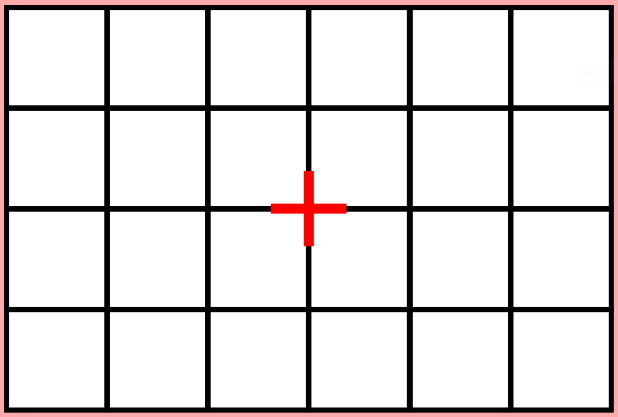
#> input picture baseimg.jpeg, 618 x 417 px, given in place of the camera
$ python main.py
#> lines starting #> are read from the running program, lines starting #| are printed output that depends on the picture; after the words box and inside, x2 and y2 are one past the last pixel; in counts of white or black regions, pixels touching at a corner belong together; long printed decimals are rounded
### tools/filters.py
import cv2


# [11 lines left out: function adjust_brightness, not called in this run]


def adjust_contrast(input_img, contrast):
    f = 131 * (contrast + 127) / (127 * (131 - contrast))
    alpha_c = f
    gamma_c = 127 * (1 - f)

    return cv2.addWeighted(input_img, alpha_c, input_img, 0, gamma_c)


def bright_contrast(input_img, brightness=0, contrast=0):
    """
    Apply brightness and contrast adjustments to an input image.

    Args:
        input_img: The input image to be processed.
        brightness: The brightness adjustment value. Defaults to 0.
        contrast: The contrast adjustment value. Defaults to 0.

    Returns:
        The processed image with brightness and contrast adjustments applied.
    """
    buf = input_img.copy()

    if brightness != 0:
        buf = adjust_brightness(buf, brightness)

    if contrast != 0:
        buf = adjust_contrast(buf, contrast)

    return buf


def histogram_adp(img, cllimit=1.0, gridsize=(6, 6)):
    """
    Adaptive histogram equalization for brightness channel only (Y)

    Args:
        img: Input image.
        cllimit: Clip limit for contrast limiting.
        gridsize: Size of grid for histogram equalization.

    Returns:
        Equalized image.
    """

    # Adaptive histogram equalization
    # https://en.wikipedia.org/wiki/Adaptive_histogram_equalization

    clahe = cv2.createCLAHE(clipLimit=cllimit, tileGridSize=gridsize)
    img_yuv = cv2.cvtColor(img, cv2.COLOR_BGR2YUV)  # convert to YUV
    img_yuv[:, :, 0] = clahe.apply(img_yuv[:, :, 0])  # equalize the Y channel
    img = cv2.cvtColor(img_yuv, cv2.COLOR_YUV2BGR)  # convert to BGR
    return img

### tools/processtool.py
from math import sqrt

import cv2
import numpy as np


def mask_by_color(img, ranges):
    """
    Generate a mask for an image based on color ranges.

    Parameters:
    - img (numpy.ndarray): The image to mask
    - ranges (list/tuple/numpy.ndarray): Color ranges for masking

    Returns:
    - numpy.ndarray: The resulting mask

    This function converts the image to HSV for color masking. Supports both color and grayscale images.
    """
    if not isinstance(ranges, list):
        ranges = list(ranges)

    if not any(isinstance(x, list) for x in ranges):
        ranges = [ranges]

    if len(img.shape) != 3:
        img = cv2.cvtColor(img, cv2.COLOR_GRAY2BGR)
    img = cv2.cvtColor(img, cv2.COLOR_BGR2HSV)

    ranges_list = [list(map(np.array, rang)) for rang in ranges]

    masks_list = []
    for ranges in ranges_list:
        mask = cv2.inRange(
            img,
            ranges[0],
            ranges[1],
        )
        masks_list.append(mask)

    masks_merged = masks_list[0]
    if len(masks_list) > 1:
        for i in range(1, len(masks_list)):
            masks_merged = cv2.bitwise_or(masks_merged, masks_list[i])

    return masks_merged


def mask_center(img, wd=None, ht=None, divk=2):
    """
    Create a center mask for the input image with the specified width and height, or a division factor.
    Parameters:
        img: input image
        wd (optional): width of the center area
        ht (optional): height of the center area
        divk (optional): division factor for determining the center area size, default is 2
    Returns:
        cmask: center mask image
    """
    ih, iw = img.shape[:2]
    cmask = np.zeros((ih, iw, 3), dtype=np.uint8)

    if wd is not None and ht is not None:
        divk = None
        center_area_height = ht
        center_area_width = wd
    else:
        center_area_height = ih // divk
        center_area_width = iw // divk

    top_offset = (ih - center_area_height) // 2
    left_offset = (iw - center_area_width) // 2

    cmask[
        slice(top_offset, top_offset + center_area_height),
        slice(left_offset, left_offset + center_area_width),
    ] = (255, 255, 255)

    return cmask


def invert(img):
    return 255 - img


# [13 lines left out: function get_dist_to_center, not called in this run]

### main.py
from math import sqrt  # atan

import cv2
import numpy as np

from tools.filters import bright_contrast, histogram_adp
from tools.processtool import get_dist_to_center, mask_by_color, mask_center, invert
from os import environ

from skimage.filters import threshold_yen
from skimage.exposure import rescale_intensity

# сonstants
planewidth = 260
planeheight = 170
dist_to_plane = 2200  # стандартное?
min_accur = 50
cal_k = float(input("Enter CAL_K value: ") or "1500" if not (environ.get('CAL_K')) else environ.get('CAL_K'))  # 1.0
#> the answer given: 1
pix_k = 1
size_plus = 28

cross2squareK: float = 43.5 / 32  # 20 / 15

color_ranges = {
    "white": [(0, 0, 90), (255, 153, 255)],
    "red": [[(0, 50, 50), (50, 255, 255)], [(140, 50, 50), (200, 255, 255)]],
    "blue": [(85, 102, 40), (194, 255, 255)],
    "black": [(0, 0, 0), (255, 255, 36)],
}

coordinates = {"aim_center": []}
hyps: list = []  # list to save hypotheses to the center
sizes = {}


def show(simg):
    cv2.imshow("image", cv2.resize(simg, (width // 2, height // 2)))
    cv2.waitKey(0)
    cv2.destroyAllWindows()


# read frame from cam
cam = cv2.VideoCapture(0)
# set cam params
cam.set(cv2.CAP_PROP_FRAME_WIDTH, 1280)
cam.set(cv2.CAP_PROP_FRAME_HEIGHT, 720)
ret, frame = cam.read()
#> frame is the input picture: shape (417, 618, 3); mean B, G, R 220.7, 220.7, 225.1
cam.release()

# image = cv2.imread("rect5.png")  # photo4.jpg rect4.png
image = frame
height, width = image.shape[:2]
#> height = 417; width = 618
show(image)

# FILTERS
img = histogram_adp(image)  # adaptive histogram equalization
#> in histogram_adp, `img_yuv = cv2.cvtColor(img, cv2.COLOR_BGR2YUV)`: img_yuv: shape (417, 618, 3); mean of channels 0, 1, 2 222, 127.4, 130.6
#> in histogram_adp, `img_yuv[:, :, 0] = clahe.apply(img_yuv[:, :, 0])`: img_yuv: shape (417, 618, 3); mean of channels 0, 1, 2 222.3, 127.4, 130.6
# show(img)

img = bright_contrast(img, 0, threshold_yen(img) // 6)  # brightness and contrast
#> in adjust_contrast, `f = 131 * (contrast + 127) / (127 * (131 - contrast))`: f = 1.96
#> in adjust_contrast, `gamma_c = 127 * (1 - f)`: gamma_c = -121.8
# print(yen_threshold)
show(img)

# IMAGE PROCESSING
mask_white = invert(mask_by_color(img, color_ranges['white']))  # Shades of white (and invert)
#> in mask_by_color, `img = cv2.cvtColor(img, cv2.COLOR_BGR2HSV)`: img: shape (417, 618, 3); mean H, S, V 6.1, 3.5, 224.9
#> the loop in mask_by_color, `for ranges in ranges_list:` made 1 pass
#> pass 1, in mask_by_color, `mask = cv2.inRange( img, ranges[0], ranges[1], )`:
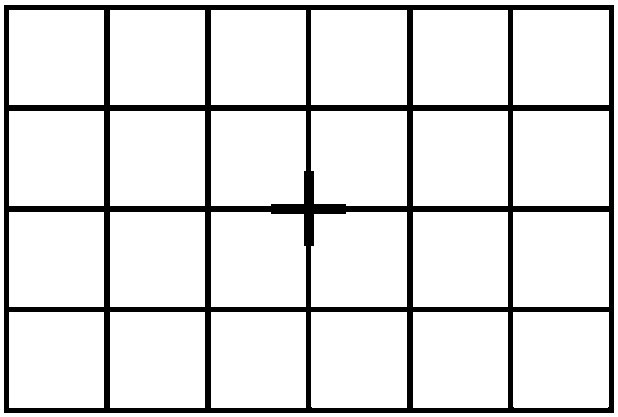
#> mask: shape (417, 618); 87.8% white; 1 black region, box (x1, y1, x2, y2) and area: (4, 5, 614, 413) 31556
#> after the loop in mask_by_color, `for ranges in ranges_list:`: masks_list = 1 item
img[mask_white == 0] = (255, 255, 255)  # (apply mask) Now true white
#> img: shape (417, 618, 3); mean B, G, R 224, 224, 225.5

mask_red = mask_by_color(img, color_ranges['red'])  # Shades of red and pink
#> in mask_by_color (call 2), `img = cv2.cvtColor(img, cv2.COLOR_BGR2HSV)`: img: shape (417, 618, 3); mean H, S, V 0, 2, 225.5
#> the loop in mask_by_color (call 2), `for i in range(1, len(masks_list)):` made 1 pass
mask_blue = mask_by_color(img, color_ranges['blue'])  # Shades of blue
mask_black = (mask_by_color(img, color_ranges['black']))  # Shades of black
#> the loop in mask_by_color (call 4), `for ranges in ranges_list:` made 1 pass
#> pass 1, in mask_by_color (call 4), `mask = cv2.inRange( img, ranges[0], ranges[1], )`:
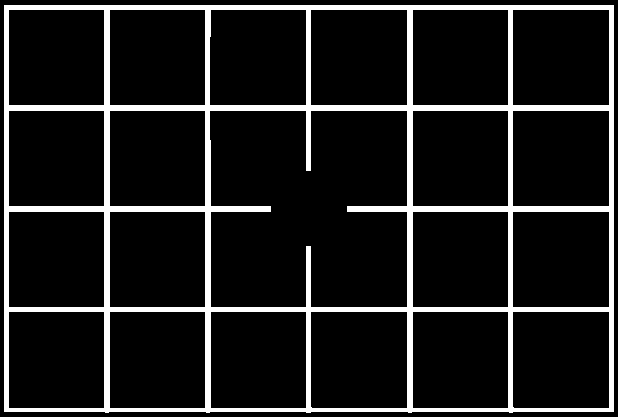
#> mask: shape (417, 618); 11.4% white; 1 white region, box (x1, y1, x2, y2) and area: (4, 5, 614, 413) 29463

center_mask = mask_center(mask_red, divk=2)  # Create center mask (half of wd and half of ht)
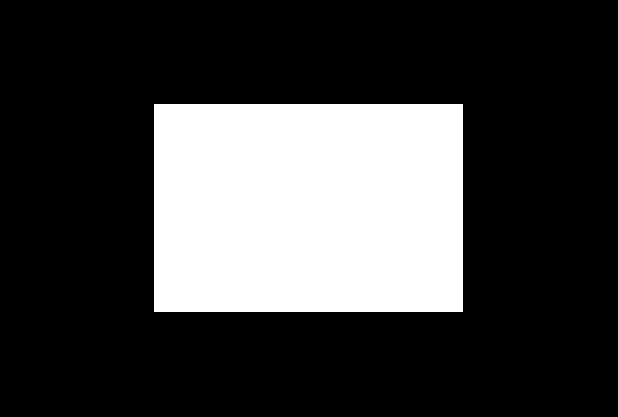
#> center_mask: shape (417, 618, 3); 24.9% white; 1 white region, box (x1, y1, x2, y2) and area: (154, 104, 463, 312) 64272
center_mask = cv2.cvtColor(center_mask, cv2.COLOR_BGR2GRAY)  # Convert center mask to grayscale

img_center_only = invert(cv2.bitwise_and(mask_red, center_mask))  # Apply center mask and invert
#> in invert (call 2), `return 255 - img`: returned value: shape (417, 618); 99.5% white; 1 black region, box (x1, y1, x2, y2) and area: (271, 171, 347, 246) 1406

kernel = np.ones((3, 3), np.uint8)  # Generate "drawing" kernel

# This will make the image of the red cross clearer and more integral
img_center_only = invert(cv2.morphologyEx(invert(img_center_only), cv2.MORPH_DILATE, kernel, iterations=4))
#> in invert (call 4), `return 255 - img`: returned value: shape (417, 618); 99% white; 1 black region, box (x1, y1, x2, y2) and area: (267, 167, 351, 250) 2678

# This will remove minor noise
# mask_black = (cv2.morphologyEx(invert(mask_black), cv2.MORPH_BLACKHAT, kernel, iterations=10))

# Remove all the red-colored things from blue mask
mask_blue = cv2.subtract(invert(mask_red), invert(mask_blue))
#> in invert (call 5), `return 255 - img`: returned value: shape (417, 618); 99.2% white; 7 black regions, largest, box (x1, y1, x2, y2) and area: (271, 171, 347, 246) 1406, (4, 412, 105, 413) 101, (513, 412, 614, 413) 101
#> in invert (call 6), `return 255 - img`: returned value: shape (417, 618); 100% white; black in thin lines or dots, all inside (x1, y1, x2, y2) = (613, 412, 614, 413)
#> mask_blue: shape (417, 618); every value is 0
# Close possible holes in the aims
mask_blue = (cv2.morphologyEx(mask_blue, cv2.MORPH_CLOSE, kernel, iterations=3))

# Remove all the black-colored things from the blue mask
img_center_only = invert(cv2.subtract(invert(mask_black), img_center_only))
#> in invert (call 8), `return 255 - img`: returned value: shape (417, 618); 99% white; 1 black region, box (x1, y1, x2, y2) and area: (267, 167, 351, 250) 2590
show(mask_black)
show(img_center_only)
#> in show (call 4), `cv2.imshow("image", cv2.resize(simg, (width // 2, height // 2)))`:
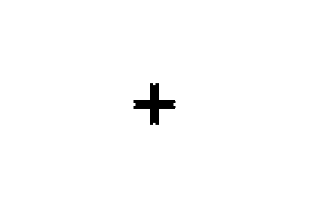
#> window 'image': shape (208, 309); min 0, max 255, mean 252.4
show(mask_blue)


def myround(x, base=5):
    return base * round(x / base)


# Init cascade
# sourcery skip: remove-unnecessary-else, swap-if-else-branches
cascade = cv2.CascadeClassifier()
cascade.load("cascade.xml")  # load cascade

# Detect cross using cascade
detected_rects = cascade.detectMultiScale(
    img_center_only,
    scaleFactor=1.6,
    minNeighbors=6,
    minSize=(50, 50),
    maxSize=(220, 220),
)
#> detected_rects = [[225, 140, 157, 157]]

print(f"Found {len(detected_rects)} objects using haar cascade!")
#| Found 1 objects using haar cascade!

# Get the nearest to the real center rect and save it to 'haar_rect'
haar_rect = {"i": 0, "val": 100000, "center": (0, 0), "wh": (0, 0)}

for i, (dX, dY, dW, dH) in enumerate(detected_rects):
    # Draw the face bounding box on the frame

    # Calculate the center of the rectangle
    plus_center = (dX + dW // 2, dY + dH // 2)

    # Check if new center is closer to the real center than previous one
    distance = sqrt(plus_center[0] ** 2 + plus_center[1] ** 2)
    if distance < haar_rect["val"] or haar_rect["val"] == 0:
        # Update the haar_rect dictionary with the new closest rectangle's information
        haar_rect["val"] = distance
        haar_rect["center"] = plus_center
        haar_rect["wh"] = (dW, dH)
        haar_rect["xy"] = (dX, dY)
        haar_rect["i"] = i
#> this loop made 1 pass
#> (dX, dY, dW, dH, plus_center, distance) on pass 1: (225, 140, 157, 157, (303, 218), 373.3)
#> after the loop, haar_rect = {'i': 0, 'val': 373.3, 'center': (303, 218), 'wh': (157, 157), 'xy': (225, 140)}

cv2.rectangle(img, (haar_rect["xy"][0], haar_rect["xy"][1]),
              (haar_rect["xy"][0] + haar_rect["wh"][0], haar_rect["xy"][1] + haar_rect["wh"][1]), (30, 200, 230), 2)
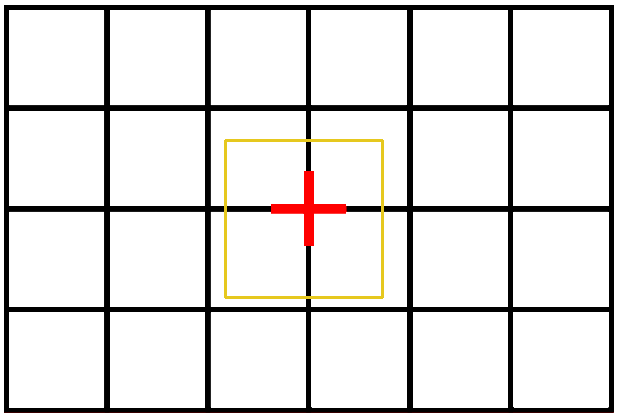
#> img: shape (417, 618, 3); mean B, G, R 222.4, 223.6, 225.3

contours, _ = cv2.findContours(
    invert(img_center_only), cv2.RETR_EXTERNAL, cv2.CHAIN_APPROX_SIMPLE
)
#> in invert (call 9), `return 255 - img`: returned value: shape (417, 618); 1% white; 1 white region
#> contours = 1 contour; box (x1, y1, x2, y2) and area: (267, 167, 351, 250) 2415
contours = list(contours)  # conv to list

print(f"Found {len(contours)} objects using contours!")
#| Found 1 objects using contours!
# show(cv2.drawContours(image, contours, -1, (0, 255, 0), 3))

contours = sorted(contours, key=lambda x: cv2.contourArea(x), reverse=True)
print("conts", [cv2.contourArea(c) for c in contours])
#| conts [2415.0]

for cnt in contours:
    M = cv2.moments(cnt)
    if M["m00"] != 0:
        cX = int(M["m10"] / M["m00"])  # get center X
        cY = int(M["m01"] / M["m00"])  # get center Y
    else:
        continue
    cnt_center = [cX, cY]

    # generate ranges of X and Y coordinates of the haar zone
    rX = range(
        haar_rect["center"][0] - haar_rect["wh"][0] // 2,
        haar_rect["center"][0] + haar_rect["wh"][0] // 2,
    )
    rY = range(
        haar_rect["center"][1] - haar_rect["wh"][1] // 2,
        haar_rect["center"][1] + haar_rect["wh"][1] // 2,
    )

    if cnt_center[0] in rX and cnt_center[1] in rY:
        print("Found countour in the range of the haar zone!")

        _, _, cW, cH = cv2.boundingRect(cnt)  # get width and height
        sizes["plus"] = (cW, cH)  # save width and height
        coordinates["center"] = cnt_center  # save center

        # draw the contour and center on the frame
        cv2.drawContours(img, [cnt], -1, (255, 0, 0), 2)
        cv2.circle(img, cnt_center, 1, (0, 255, 0), 10)
        break
#> this loop made 1 pass
#> (cX, cY, cW, cH) on pass 1: (308, 208, 84, 83)
#| Found countour in the range of the haar zone!
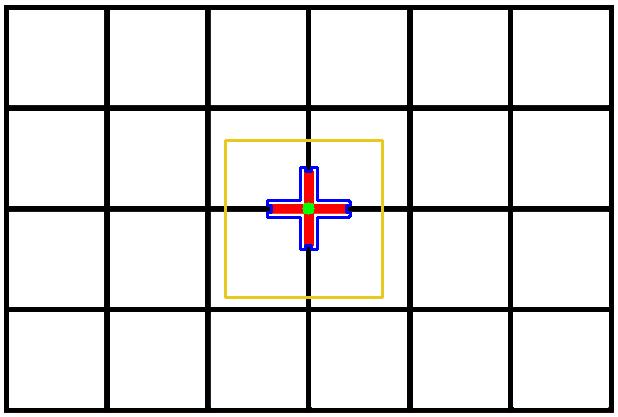
#> img: shape (417, 618, 3); 0.46% of pixels changed, all inside (x1, y1, x2, y2) = (266, 166, 352, 251)
#> after the loop, coordinates = {'aim_center': [], 'center': [308, 208]}; sizes = {'plus': (84, 83)}

print(coordinates)
#| {'aim_center': [], 'center': [308, 208]}

# draw
cv2.rectangle(
    img,
    (
        coordinates["center"][0] - sizes["plus"][0] // 2,
        coordinates["center"][1] - sizes["plus"][1] // 2,
    ),
    (
        (coordinates["center"][0] - sizes["plus"][0] // 2) + sizes["plus"][0],
        (coordinates["center"][1] - sizes["plus"][1] // 2) + sizes["plus"][1],
    ),
    (255, 255, 0),
    2,
)
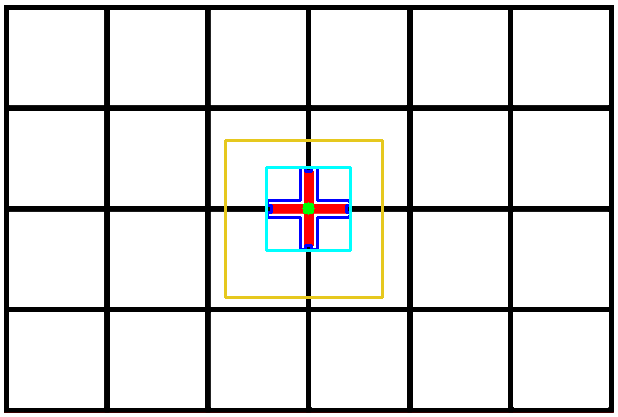
#> img: shape (417, 618, 3); 0.39% of pixels changed, all inside (x1, y1, x2, y2) = (265, 166, 352, 252)

print("Width of the plus: ", sizes["plus"][0])
#| Width of the plus:  84
print("Height of the plus: ", sizes["plus"][1])
#| Height of the plus:  83
pix_k = size_plus / ((sizes["plus"][0] + sizes["plus"][1]) / 2)
#> pix_k = 0.335
print("cm in 1 pix (pix_k): ", pix_k)
#| cm in 1 pix (pix_k):  0.3353

if "y" in input("Калибровать y/n"):
#> the answer given: y
    dist_to_cal = float(input("Введите расстояние до калибровачной плокости в см, в формате xx.x"))
#> the answer given: 3
    cal_k = ((sizes["plus"][0] + sizes["plus"][1]) / 2) * dist_to_cal
#> cal_k = 250.5
    print("Калибровачный коэффицент =", cal_k)
#| Калибровачный коэффицент = 250.5
#> (the run stopped early here; a loop or call above may not have finished)
